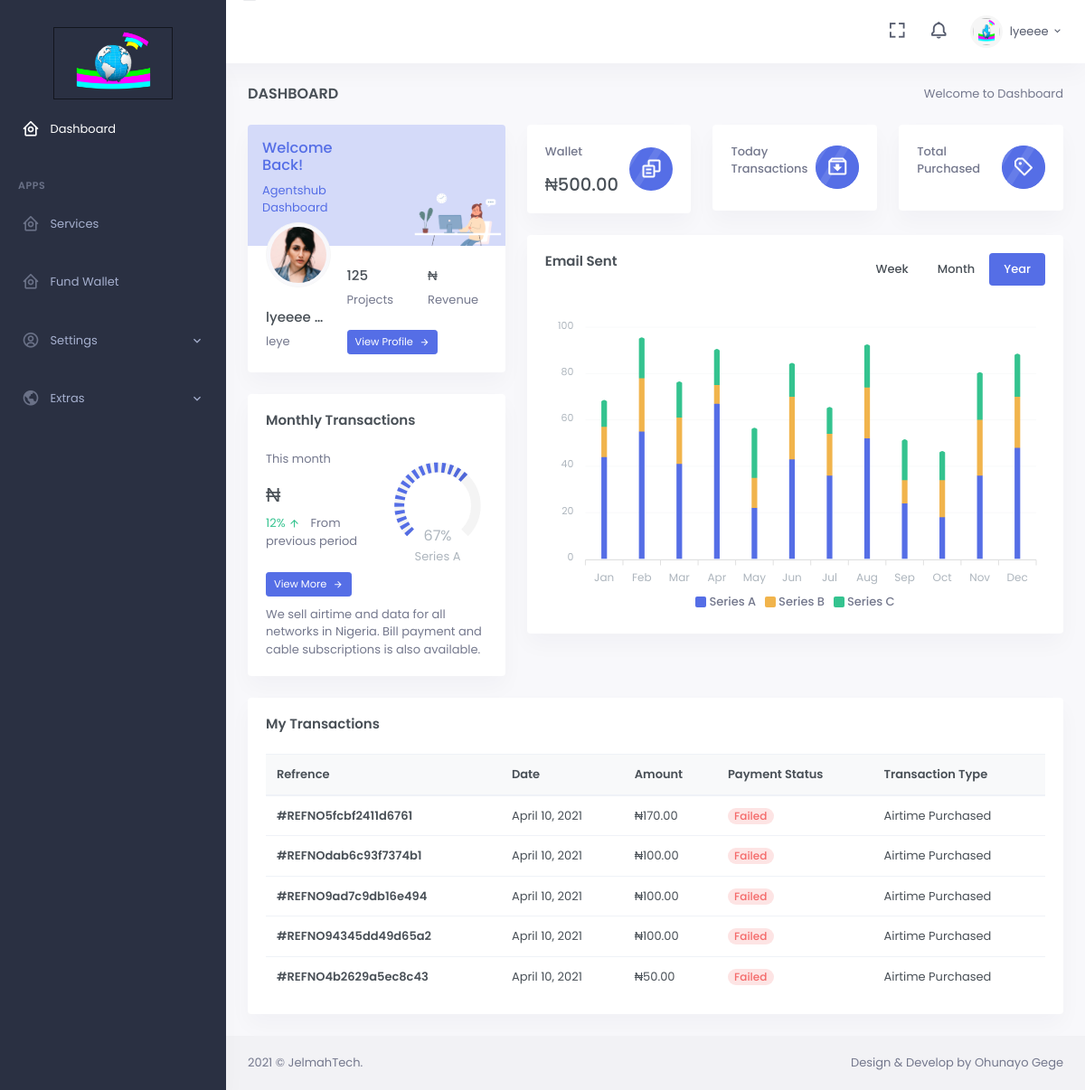
Page /home/ (signed in) on the earlier database version.
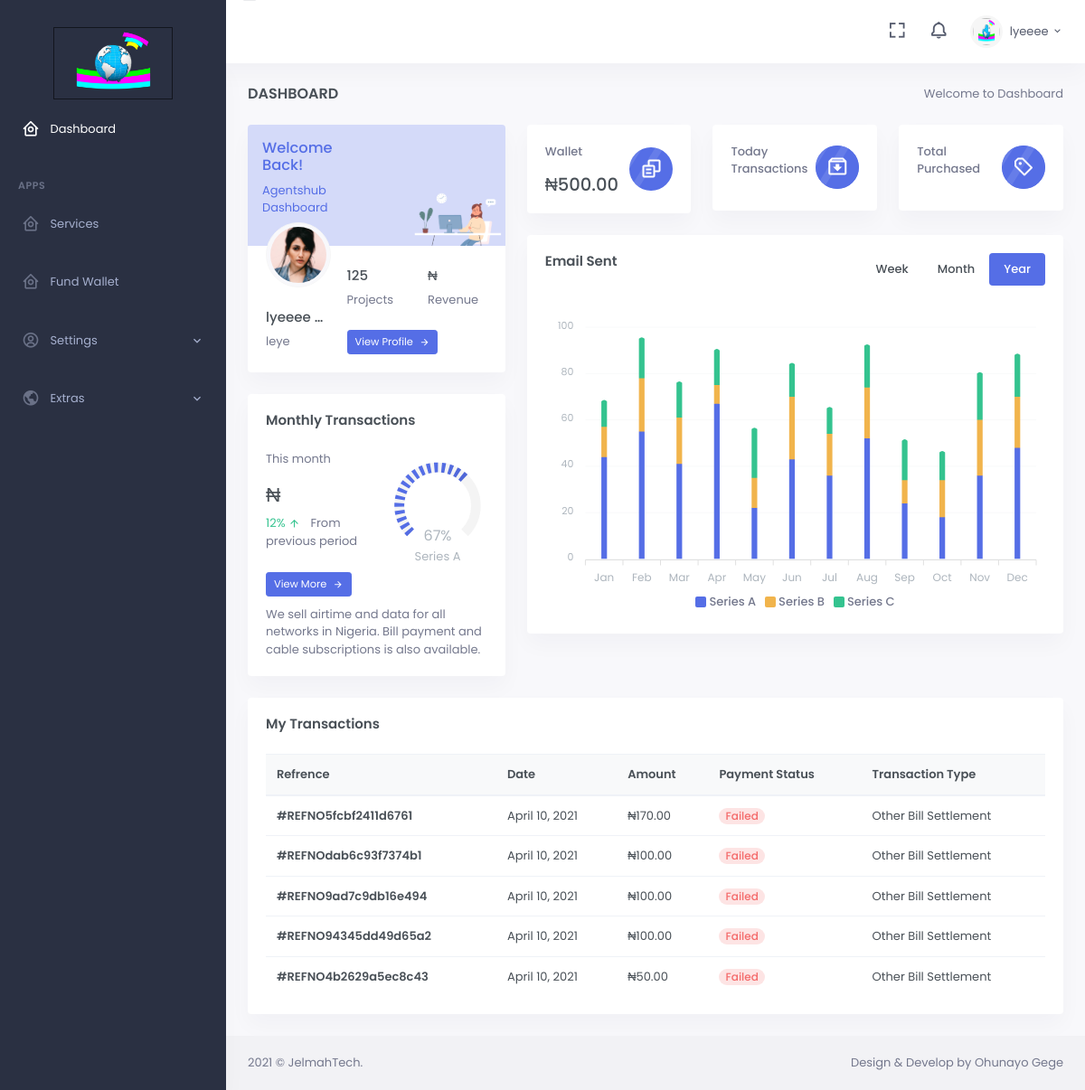
Same page on the later database version.
### web/models.py (models this page shows, shortened)
class PayHistory(models.Model):
	pur = (
		("datas", "Data"),
		("airtime", "Airtime"),
		("wallet", "Wallet"),
		("bill", "Bill"),
		("other", "Other")
	)
	user = models.ForeignKey(User, on_delete=models.CASCADE, default=None)
	paystack_charge_id = models.CharField(max_length=100, default='', blank=True)
	paystack_access_code = models.CharField(max_length=100, default='', blank=True)
	amount = models.DecimalField(max_digits=10, decimal_places=2, default=0.00)
	purpose = models.CharField(max_length=100, default='wallet', choices=pur)
	status = models.CharField(max_length=100, default='')
	paid = models.BooleanField(default=False)
	date = models.DateTimeField(auto_now_add=True)

### web/views.py (the view)
# urls.py: url(r'^home/$', views.index, name='index'),
@login_required
def index(request):
	user_wallet = UserWallet.objects.get(user=request.user)
	pay_history = PayHistory.objects.filter(user=request.user).order_by('id').reverse()[:10]
	usernotification = UserNotification.objects.filter(user=request.user)
	context = {
		'user_wallet': user_wallet.amount,
		'pay_history': pay_history,
		'notify': usernotification
	}
	return render(request, 'home.html', context)

### web/context_processor.py (called while the page is built)
def user_notifications(request):
    if request.user.is_authenticated == True:
        notifications = UserNotification.objects.filter(user=request.user)
        notifications_count = UserNotification.objects.filter(user=request.user).exclude(read=True).count()
        return {
            'notifications': notifications,
            'notifications_count': notifications_count
        }
    else:
        notifications = UserNotification.objects.all()
        return {
            'notifications': notifications
        }

### web/templates/home.html (shortened to what the changed rows need)
{% extends 'app.html' %}
{% block body %}
{% load humanize %}
            <div class="main-content">
                <div class="page-content">
                    <div class="container-fluid">
                        <div class="row">
                            <div class="col-lg-12">
                                <div class="card">
                                    <div class="card-body">
                                        <div class="table-responsive">
                                            <table class="table table-centered table-nowrap mb-0">
                                                <thead class="thead-light">
                                                    <tr>
                                                        <th>Refrence</th>
                                                        <th>Date</th>
                                                        <th>Amount</th>
                                                        <th>Payment Status</th>
                                                        <th>Transaction Type</th>
                                                    </tr>
                                                </thead>
                                                <tbody>
                                                    {% for pay in pay_history %}
                                                    <tr>
                                                        <td><a href="javascript: void(0);" class="text-body font-weight-bold">#{{ pay.paystack_charge_id }}</a> </td>
                                                        <td>
                                                            {{ pay.date.date }}
                                                        </td>
                                                        <td>
                                                            ₦{{ pay.amount|intcomma }}
                                                        </td>
                                                        <td>
                                                            {% if pay.paid == True %}
                                                                <span class="badge badge-pill badge-soft-success font-size-12">Success</span>
                                                            {% else %}
                                                                <span class="badge badge-pill badge-soft-danger font-size-12">Failed</span>
                                                            {% endif %}
                                                        </td>
                                                        <td>
                                                            {% if pay.purpose == 'wallet' %}
                                                                Wallet funding
                                                            {% elif pay.purpose == 'airtime' %}
                                                                Airtime Purchased
                                                            {% elif pay.purpose == 'datas' %}
                                                                Data Purchased
                                                            {% elif pay.purpose == 'bill' %}
                                                                Bill Settlement
                                                            {% else %}
                                                                Other Bill Settlement
                                                            {% endif %}
                                                        </td>
                                                    </tr>
                                                    {% endfor %}
                                                </tbody>
                                            </table>
                                        </div>
                                    </div>
                                </div>
                            </div>
                        </div>
                    </div>
                </div>
</div>
{% endblock %}

Differences in the rows shown:
changed PayHistory "REFNO5fcbf2411d6761": purpose "Airtime Purchased" → "Other Bill Settlement"
changed PayHistory "REFNOdab6c93f7374b1": purpose "Airtime Purchased" → "Other Bill Settlement"
changed PayHistory "REFNO9ad7c9db16e494": purpose "Airtime Purchased" → "Other Bill Settlement"
changed PayHistory "REFNO94345dd49d65a2": purpose "Airtime Purchased" → "Other Bill Settlement"
changed PayHistory "REFNO4b2629a5ec8c43": purpose "Airtime Purchased" → "Other Bill Settlement"
